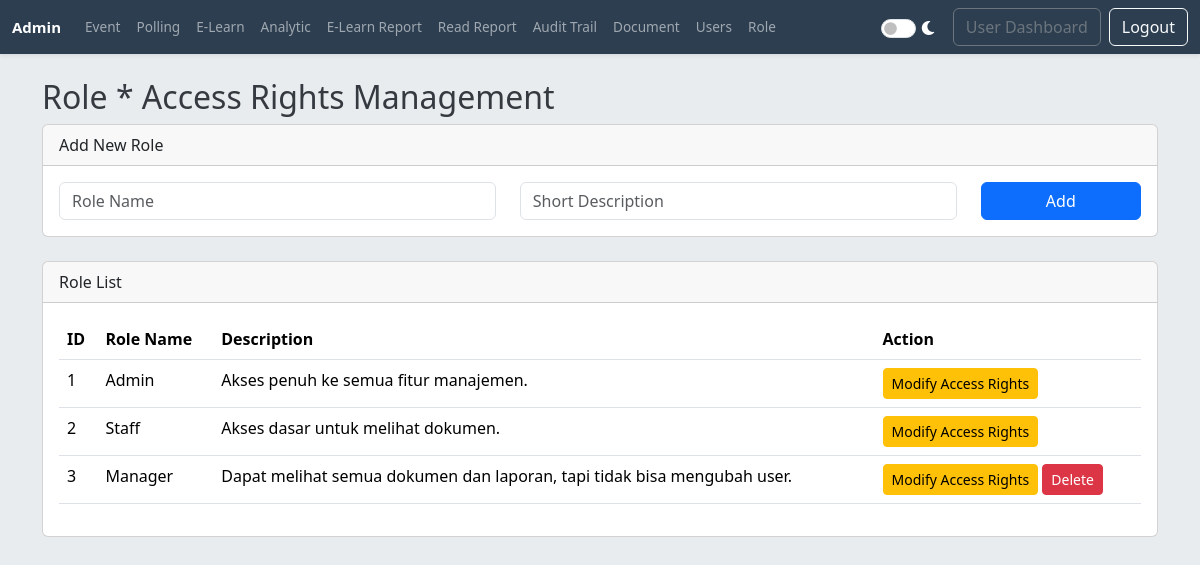
Screenshot of /admin/manage_roles.php (signed in) with the database file from the repository.
### tables this page shows
CREATE TABLE IF NOT EXISTS `roles` (
  `id` int NOT NULL AUTO_INCREMENT,
  `role_name` varchar(255) NOT NULL,
  `description` text,
  PRIMARY KEY (`id`) USING BTREE,
  UNIQUE KEY `role_name` (`role_name`) USING BTREE
);

### includes/theme_handler.php (called while the page is built, shortened)
<?php
function get_theme_class() {
    return ($_SESSION['theme'] ?? 'light') === 'dark' ? 'dark-mode' : '';
}
$theme_class = get_theme_class();
$is_dark_theme = ($_SESSION['theme'] ?? 'light') === 'dark';
?>

### includes/functions.php (called while the page is built, shortened)
<?php
function getUserPermissions($conn, $user_id) {
    $permissions = [];
    $sql = "SELECT p.permission_name
            FROM permissions p
            JOIN role_permissions rp ON p.id = rp.permission_id
            JOIN users u ON rp.role_id = u.role_id
            WHERE u.id = ?";
    $stmt = $conn->prepare($sql);
    if ($stmt) {
        $stmt->bind_param("i", $user_id);
        $stmt->execute();
        $result = $stmt->get_result();
        while ($row = $result->fetch_assoc()) {
            $permissions[] = $row['permission_name'];
        }
    }
    return $permissions;
}

### admin/manage_roles.php (the view, shortened to what this page needs)
<?php
require_once '../includes/theme_handler.php';
require_once '../includes/db_connect.php';
require_once '../includes/functions.php';
$roles = [];
$result = $conn->query("SELECT * FROM roles ORDER BY id");
while ($row = $result->fetch_assoc()) {
    $roles[] = $row;
}
?>
<!DOCTYPE html>
<html lang="id" data-api-path="../">
<head>
    <link rel="stylesheet" href="../assets/css/bootstrap.min.css">
    <link rel="stylesheet" href="../assets/css/style.css">
    <link rel="stylesheet" href="https://cdnjs.cloudflare.com/ajax/libs/font-awesome/6.0.0-beta3/css/all.min.css">
</head>
<body class="<?= $theme_class ?>">
    <?php include 'admin_nav.php'; ?>
    <div class="container mt-4">
        <h2>Role * Access Rights Management</h2>
        <div class="card mb-4">
            <div class="card-header">Add New Role</div>
            <div class="card-body">
                <form method="POST">
                    <div class="row">
                        <div class="col-md-5"><input type="text" name="role_name" class="form-control"
                                placeholder="Role Name" required></div>
                        <div class="col-md-5"><input type="text" name="description" class="form-control"
                                placeholder="Short Description"></div>
                        <div class="col-md-2"><button type="submit" name="add_role"
                                class="btn btn-primary w-100">Add</button></div>
                    </div>
                </form>
            </div>
        </div>
        <div class="card">
            <div class="card-header">Role List</div>
            <div class="card-body">
                <table class="table table-hover">
                    <thead>
                        <tr>
                            <th>ID</th>
                            <th>Role Name</th>
                            <th>Description</th>
                            <th>Action</th>
                        </tr>
                    </thead>
                    <tbody>
                        <?php foreach ($roles as $role): ?>
                                <tr>
                                    <td><?= $role['id'] ?></td>
                                    <td><?= htmlspecialchars($role['role_name']) ?></td>
                                    <td><?= htmlspecialchars($role['description']) ?></td>
                                    <td>
                                        <a href="edit_role_permissions.php?role_id=<?= $role['id'] ?>"
                                            class="btn btn-warning btn-sm">Modify Access Rights</a>
                                        <?php if ($role['id'] > 2):  ?>
                                                <a href="manage_roles.php?action=delete&id=<?= $role['id'] ?>"
                                                    class="btn btn-danger btn-sm"
                                                    onclick="return confirm('Yakin ingin menghapus peran ini?')">Delete</a>
                                        <?php endif; ?>
                                    </td>
                                </tr>
                        <?php endforeach; ?>
                    </tbody>
                </table>
            </div>
        </div>
    </div>
</body>
</html>

### admin/admin_nav.php (shortened to what this page needs)
<?php
require_once __DIR__ . '/../includes/theme_handler.php';
?>
<nav class="navbar navbar-expand-lg navbar-dark bg-dark shadow-sm">
    <div class="container-fluid">
        <a class="navbar-brand" href="index.php" style="font-size: 15px;">Admin</a>
        <div class="collapse navbar-collapse" id="adminNavbar">
            <?php
            $permissions = getUserPermissions($conn, $_SESSION['user_id']);
            ?>
            <ul class="navbar-nav me-auto mb-2 mb-lg-0">
                <?php if (in_array('manage_events', $permissions)): ?>
                    <li class="nav-item"><a class="nav-link" href="manage_events.php">Event</a></li>
                <?php endif; ?>
                <?php if (in_array('manage_polls', $permissions)): ?>
                    <li class="nav-item"><a class="nav-link" href="manage_polls.php">Polling</a></li>
                <?php endif; ?>
                <?php if (in_array('manage_elearning', $permissions)): ?>
                    <li class="nav-item"><a class="nav-link" href="manage_elearning.php">E-Learn</a></li>
                <?php endif; ?>
                <?php if (in_array('view_analytics', $permissions)): ?>
                    <li class="nav-item"><a class="nav-link" href="analytics.php">Analytic</a></li>
                <?php endif; ?>
                <?php if (in_array('view_elearning_report', $permissions)): ?>
                    <li class="nav-item"><a class="nav-link" href="elearning_completion_report.php">E-Learn Report</a></li>
                    <li class="nav-item"><a class="nav-link" href="readership_report.php">Read Report</a></li>
                <?php endif; ?>
                <?php if (in_array('view_audit_trail', $permissions)): ?>
                    <li class="nav-item"><a class="nav-link" href="audit_trail.php">Audit Trail</a></li>
                <?php endif; ?>
                <?php if (in_array('manage_documents', $permissions)): ?>
                    <li class="nav-item"><a class="nav-link" href="manage_documentsrevbaru.php">Document</a></li>
                <?php endif; ?>
                <?php if (in_array('manage_users', $permissions)): ?>
                    <li class="nav-item"><a class="nav-link" href="manage_users.php">Users</a></li>
                <?php endif; ?>
                <?php if (in_array('manage_roles', $permissions)): ?>
                    <li class="nav-item"><a class="nav-link" href="manage_roles.php">Role</a></li>
                <?php endif; ?>
            </ul>
            <div class="d-flex align-items-center">
                <div class="form-check form-switch me-3">
                    <input class="form-check-input" type="checkbox" id="theme-switch-checkbox" <?= $is_dark_theme ? 'checked' : '' ?>>
                    <label class="form-check-label text-white" for="theme-switch-checkbox"><i
                            class="fas fa-moon"></i></label>
                </div>
                <a href="../dashboard.php" class="btn btn-outline-secondary me-2">User Dashboard</a>
                <a href="../logout.php" class="btn btn-outline-light">Logout</a>
            </div>
        </div>
    </div>
</nav>

### assets/css/style.css (style rules this page uses)
html, body { height: 100%; margin: 0; padding: 0; transition: background-color 0.3s, color 0.3s; }
body { font-family: 'Segoe UI', Arial, sans-serif; background-color: #e9ecef; color: #343a40; display: flex; flex-direction: column; }
.navbar { background-color: #2c3e50 !important; color: #ecf0f1; box-shadow: 0 4px 6px rgba(0, 0, 0, 0.1); }
#adminNavbar .nav-link { font-size: 0.85rem !important; }
.navbar-brand { font-weight: 600; font-size: 1.5rem; }
.navbar .form-check-input { min-height: 1.2rem; width: 2.2rem; margin-top: 0.4rem; }
.navbar .form-check-label { padding-top: 0.2rem; }

### rows the page displays
roles: id "1", role_name "Admin", description "Akses penuh ke semua fitur manajemen."
roles: id "2", role_name "Staff", description "Akses dasar untuk melihat dokumen."
roles: id "3", role_name "Manager", description "Dapat melihat semua dokumen dan laporan, tapi tidak bisa mengubah user."
